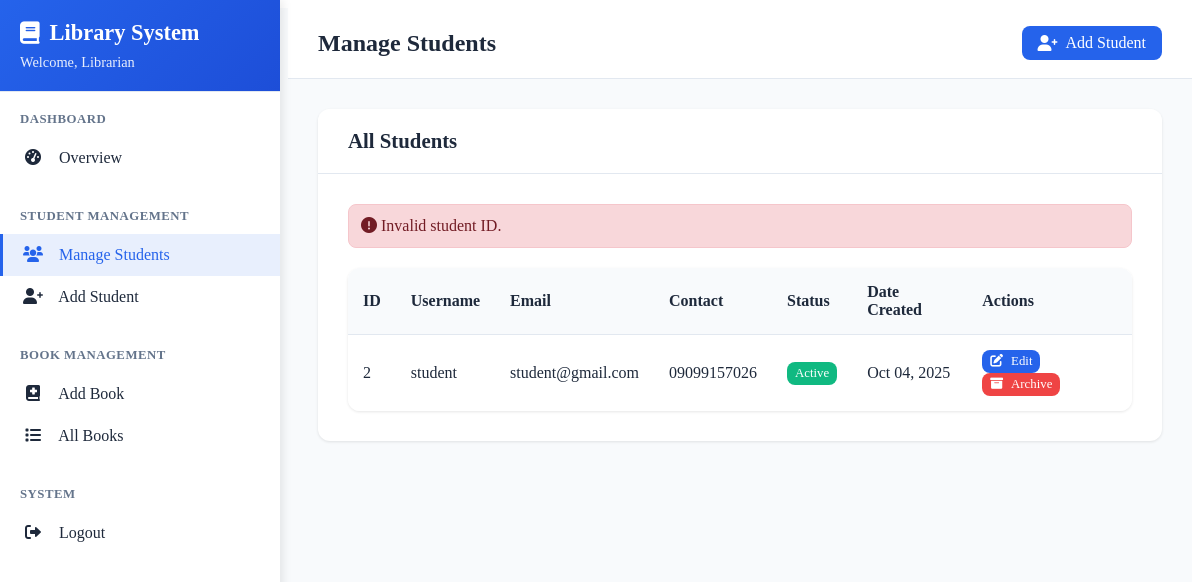
Screenshot of /librarian/processes/manage_users.php?error=invalid_id (signed in) with the database file from the repository.
### tables this page shows
CREATE TABLE `tbllogininformation` (
  `id` int(11) NOT NULL,
  `username` varchar(100) NOT NULL,
  `email` varchar(100) NOT NULL,
  `contact` varchar(100) NOT NULL,
  `password` varchar(100) NOT NULL,
  `accounttype` varchar(100) NOT NULL,
  `datecreated` date NOT NULL,
  `remarks` varchar(100) NOT NULL
);

### librarian/processes/manage_users.php (the view, shortened to what this page needs)
<?php
include '../../config/config.php';
$message = '';
$type = '';
if (isset($_GET['error'])) {
  $errors = [
    'archive_failed' => 'Failed to archive student. Please try again.',
    'user_not_found' => 'Student not found.',
    'invalid_id' => 'Invalid student ID.',
    'database_error' => 'Database error occurred.',
  ];
  $message = $errors[$_GET['error']] ?? 'An error occurred.';
  $type = 'error';
}
?>
<!DOCTYPE html>
<html lang="en">
<head>
  <link rel="stylesheet" href="../../assets/css/sidebar.css">
  <link rel="stylesheet" href="https://cdnjs.cloudflare.com/ajax/libs/font-awesome/6.0.0/css/all.min.css">
</head>
<body>
  <div class="sidebar-layout">
    <div class="sidebar">
      <div class="sidebar-header">
        <h2><i class="fas fa-book"></i> Library System</h2>
        <div class="user-info">Welcome, Librarian</div>
      </div>
      <nav class="sidebar-nav">
        <div class="nav-section">
          <div class="nav-section-title">Dashboard</div>
          <a href="../index.php" class="nav-item">
            <i class="fas fa-tachometer-alt"></i> Overview
          </a>
        </div>
        <div class="nav-section">
          <div class="nav-section-title">Student Management</div>
          <a href="manage_users.php" class="nav-item active">
            <i class="fas fa-users"></i> Manage Students
          </a>
          <a href="add_user.php" class="nav-item">
            <i class="fas fa-user-plus"></i> Add Student
          </a>
        </div>
        <div class="nav-section">
          <div class="nav-section-title">Book Management</div>
          <a href="../processesss/add.php" class="nav-item">
            <i class="fas fa-book-medical"></i> Add Book
          </a>
          <a href="../books.php" class="nav-item">
            <i class="fas fa-list"></i> All Books
          </a>
        </div>
        <div class="nav-section">
          <div class="nav-section-title">System</div>
          <a href="../../processes/logout.php" class="nav-item">
            <i class="fas fa-sign-out-alt"></i> Logout
          </a>
        </div>
      </nav>
    </div>
    <div class="main-content">
      <div class="top-header">
        <h1 class="header-title">Manage Students</h1>
        <div class="header-actions">
          <a href="add_user.php" class="btn btn-primary">
            <i class="fas fa-user-plus"></i> Add Student
          </a>
        </div>
      </div>
      <div class="content-area">
        <div class="content-card">
          <div class="content-header">
            <h3>All Students</h3>
          </div>
          <div class="content-body">
            <?php if ($message): ?>
              <div style="
                background: <?= $type === 'success' ? '#d4edda' : '#f8d7da' ?>;
                color: <?= $type === 'success' ? '#155724' : '#721c24' ?>;
                padding: 12px; border-radius: 8px; margin-bottom: 20px;
                border: 1px solid <?= $type === 'success' ? '#c3e6cb' : '#f5c6cb' ?>;">
                <i class="fas <?= $type === 'success' ? 'fa-check-circle' : 'fa-exclamation-circle' ?>"></i>
                <?= htmlspecialchars($message) ?>
              </div>
            <?php endif; ?>
            <div class="table-container">
              <table class="table">
                <thead>
                  <tr>
                    <th>ID</th>
                    <th>Username</th>
                    <th>Email</th>
                    <th>Contact</th>
                    <th>Status</th>
                    <th>Date Created</th>
                    <th>Actions</th>
                  </tr>
                </thead>
                <tbody>
                  <?php
                  try {
                    $stmt = $db->query("SELECT * FROM tbllogininformation WHERE accounttype = 'student' ORDER BY datecreated DESC");
                    if ($stmt->rowCount() > 0) {
                      while ($row = $stmt->fetch(PDO::FETCH_ASSOC)) {
                        $statusClass = $row['remarks'] === 'active' ? 'success' : 'danger';
                        $statusText = ucfirst($row['remarks']);
                        $dateCreated = date('M d, Y', strtotime($row['datecreated']));
                        ?>
                        <tr>
                          <td><?= $row['id'] ?></td>
                          <td><?= htmlspecialchars($row['username']) ?></td>
                          <td><?= htmlspecialchars($row['email']) ?></td>
                          <td><?= htmlspecialchars($row['contact']) ?></td>
                          <td>
                            <span class="btn btn-<?= $statusClass ?>" style="padding: 4px 8px; font-size: 0.8rem;">
                              <?= $statusText ?>
                            </span>
                          </td>
                          <td><?= $dateCreated ?></td>
                          <td>
                            <a href="edit_user.php?id=<?= $row['id'] ?>" class="btn btn-primary" style="padding: 4px 8px; font-size: 0.8rem; margin-right: 5px;">
                              <i class="fas fa-edit"></i> Edit
                            </a>
                            <a href="archive.php?id=<?= $row['id'] ?>"
                               class="btn btn-danger"
                               style="padding: 4px 8px; font-size: 0.8rem;"
                               onclick="return confirm('Are you sure you want to archive this student?')">
                              <i class="fas fa-archive"></i> Archive
                            </a>
                          </td>
                        </tr>
                        <?php
                      }
                    } else {
                      echo "<tr><td colspan='7' class='text-center'>No students found. <a href='add_user.php'>Add the first student</a></td></tr>";
                    }
                  } catch (Exception $e) {
                    echo "<tr><td colspan='7' class='text-center'>Error loading students: " . htmlspecialchars($e->getMessage()) . "</td></tr>";
                  }
                  ?>
                </tbody>
              </table>
            </div>
          </div>
        </div>
      </div>
    </div>
  </div>
</body>
</html>

### assets/css/sidebar.css (style rules this page uses)
:root { --primary-color: #2563eb; --primary-dark: #1d4ed8; --secondary-color: #64748b; --success-color: #10b981; --warning-color: #f59e0b; --danger-color: #ef4444; --light-bg: #f8fafc; --white: #ffffff; --border-color: #e2e8f0; --text-primary: #1e293b; --text-secondary: #64748b; --sidebar-width: 280px; --header-height: 70px; }
.sidebar-layout { display: flex; min-height: 100vh; background: var(--light-bg); }
.sidebar { width: var(--sidebar-width); background: var(--white); box-shadow: 2px 0 10px rgba(0,0,0,0.1); position: fixed; height: 100vh; left: 0; top: 0; z-index: 1000; transition: all 0.3s ease; }
.main-content { flex: 1; margin-left: var(--sidebar-width); min-height: 100vh; transition: all 0.3s ease; }
.sidebar-header { padding: 20px; border-bottom: 1px solid var(--border-color); background: linear-gradient(135deg, var(--primary-color), var(--primary-dark)); color: var(--white); }
.sidebar-header h2 { margin: 0; font-size: 1.4rem; font-weight: 600; display: flex; align-items: center; gap: 10px; }
.sidebar-header .user-info { margin-top: 8px; font-size: 0.9rem; opacity: 0.9; }
.sidebar-nav { padding: 20px 0; }
.nav-section { margin-bottom: 30px; }
.nav-section-title { padding: 0 20px 10px; font-size: 0.8rem; font-weight: 600; color: var(--text-secondary); text-transform: uppercase; letter-spacing: 0.5px; }
.nav-item { display: block; padding: 12px 20px; color: var(--text-primary); text-decoration: none; transition: all 0.3s ease; border-left: 3px solid transparent; position: relative; }
.nav-item.active { background: rgba(37, 99, 235, 0.1); border-left-color: var(--primary-color); color: var(--primary-color); font-weight: 500; }
.nav-item i { width: 20px; margin-right: 12px; text-align: center; }
.top-header { height: var(--header-height); background: var(--white); border-bottom: 1px solid var(--border-color); display: flex; align-items: center; justify-content: space-between; padding: 0 30px; position: sticky; top: 0; z-index: 100; }
.header-title { font-size: 1.5rem; font-weight: 600; color: var(--text-primary); margin: 0; }
.header-actions { display: flex; align-items: center; gap: 15px; }
.btn { padding: 8px 16px; border-radius: 8px; text-decoration: none; font-weight: 500; transition: all 0.3s ease; border: none; cursor: pointer; display: inline-flex; align-items: center; gap: 8px; }
.btn-primary { background: var(--primary-color); color: var(--white); }
.btn-danger { background: var(--danger-color); color: var(--white); }
.btn-success { background: var(--success-color); color: var(--white); }
.content-area { padding: 30px; }
.content-card { background: var(--white); border-radius: 12px; box-shadow: 0 1px 3px rgba(0,0,0,0.1); overflow: hidden; }
.content-header { padding: 20px 30px; border-bottom: 1px solid var(--border-color); background: var(--white); }
.content-header h3 { margin: 0; font-size: 1.3rem; color: var(--text-primary); }
.content-body { padding: 30px; }
.table-container { overflow-x: auto; border-radius: 12px; box-shadow: 0 1px 3px rgba(0,0,0,0.1); }
.table { width: 100%; border-collapse: collapse; background: var(--white); }
.table th { background: var(--light-bg); padding: 15px; text-align: left; font-weight: 600; color: var(--text-primary); border-bottom: 1px solid var(--border-color); }
.table td { padding: 15px; border-bottom: 1px solid var(--border-color); color: var(--text-primary); }
.table tbody tr:last-child td { border-bottom: none; }

### rows the page displays
tbllogininformation: id "2", username "student", email "student@gmail.com", contact "09099157026", remarks "Active", datecreated "Oct 04, 2025"

### other values shown
$message "Invalid student ID."
